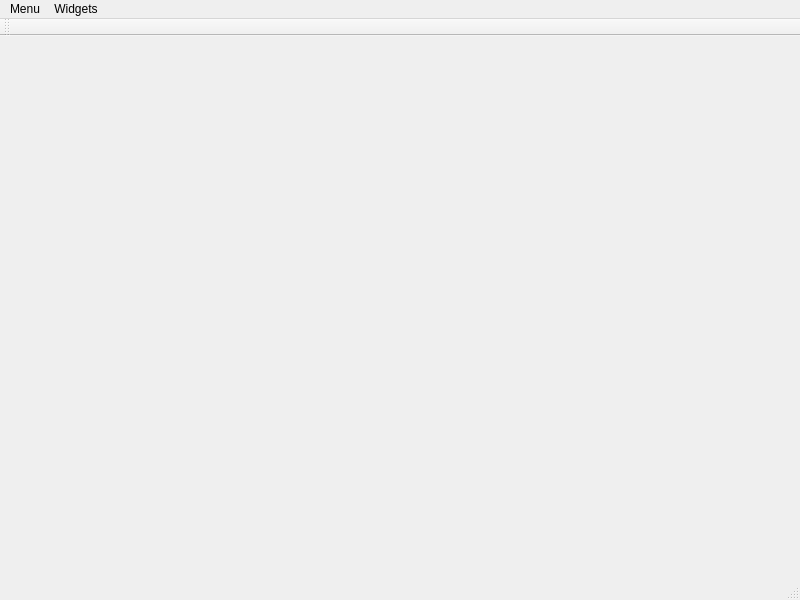
<?xml version="1.0" encoding="UTF-8"?>
<ui version="4.0">
 <class>testGUI</class>
 <widget class="QMainWindow" name="testGUI">
  <property name="geometry">
   <rect>
    <x>0</x>
    <y>0</y>
    <width>800</width>
    <height>600</height>
   </rect>
  </property>
  <property name="windowTitle">
   <string>TestGUI</string>
  </property>
  <property name="dockNestingEnabled">
   <bool>true</bool>
  </property>
  <widget class="QWidget" name="centralwidget"/>
  <widget class="QMenuBar" name="menubar">
   <property name="geometry">
    <rect>
     <x>0</x>
     <y>0</y>
     <width>800</width>
     <height>25</height>
    </rect>
   </property>
   <widget class="QMenu" name="menuMenu">
    <property name="title">
     <string>Menu</string>
    </property>
    <addaction name="actionTest"/>
   </widget>
   <widget class="QMenu" name="menuWidgets">
    <property name="title">
     <string>Widgets</string>
    </property>
   </widget>
   <addaction name="menuMenu"/>
   <addaction name="menuWidgets"/>
  </widget>
  <widget class="QStatusBar" name="statusbar"/>
  <widget class="QToolBar" name="barWidgets">
   <property name="windowTitle">
    <string>toolBar</string>
   </property>
   <attribute name="toolBarArea">
    <enum>TopToolBarArea</enum>
   </attribute>
   <attribute name="toolBarBreak">
    <bool>false</bool>
   </attribute>
  </widget>
  <action name="actionTest">
   <property name="text">
    <string>test</string>
   </property>
  </action>
 </widget>
 <resources/>
 <connections/>
</ui>
